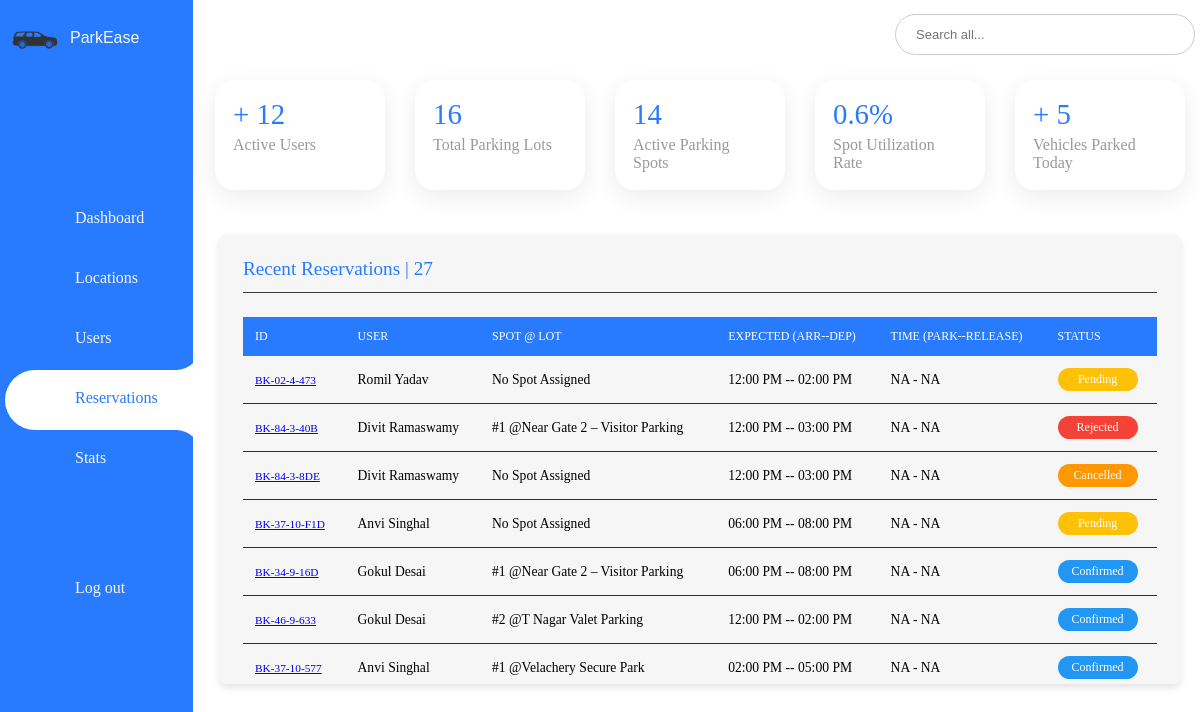
The page /admin/activity_log on the database as committed earlier.
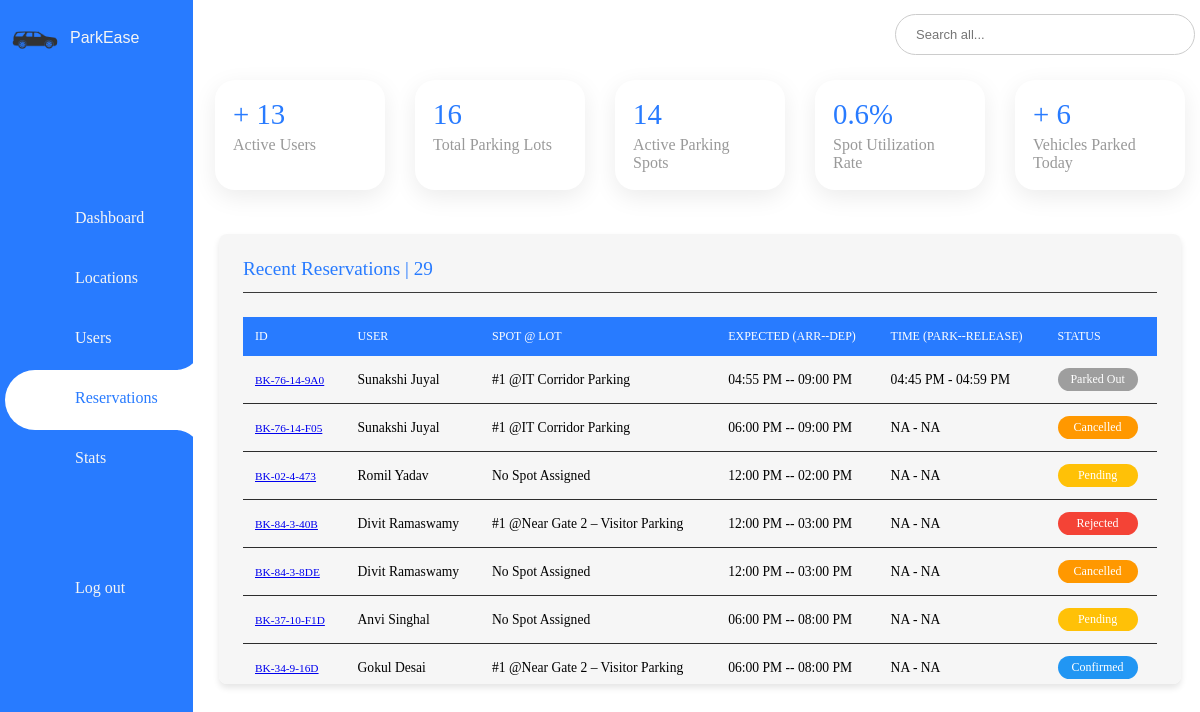
The same page on the database as committed later.
### model.py (models this page shows, shortened)
class Reservation(db.Model):
    id = db.Column(db.Integer, primary_key=True)
    booking_id = db.Column(db.String(50), unique=True, nullable=False)
    booking_timestamp = db.Column(db.DateTime, default=datetime.utcnow)
    lot_id = db.Column(db.Integer, db.ForeignKey('parking_lot.id'), nullable=False)
    spot_id = db.Column(db.Integer, db.ForeignKey('parking_spot.id'))
    user_id = db.Column(db.Integer, db.ForeignKey('user.id'))
    vehicle_id = db.Column(db.Integer, db.ForeignKey('vehicle.id'))
    expected_arrival = db.Column(db.DateTime, nullable=False)
    expected_departure = db.Column(db.DateTime, nullable=False)
    parking_timestamp = db.Column(db.DateTime)
    leaving_timestamp = db.Column(db.DateTime)
    parking_cost = db.Column(db.Float)
    status = db.Column(db.String(20), default='Pending')
    cancellation_reason = db.Column(db.String(200))
    lot = db.relationship('ParkingLot')
    spot = db.relationship('ParkingSpot', backref=db.backref('reservations', lazy='dynamic'))
    user = db.relationship('User', overlaps="reservations,user_ref")
    vehicle = db.relationship('Vehicle')

class User(db.Model, UserMixin):
    id = db.Column(db.Integer, primary_key=True)
    username = db.Column(db.String(80), unique=True)
    email = db.Column(db.String(120), unique=True, nullable=False)
    password = db.Column(db.String(200), nullable=False)
    firstname = db.Column(db.String(100))
    lastname = db.Column(db.String(100))
    gender = db.Column(db.String(10))
    phone = db.Column(db.String(15))
    address = db.Column(db.String(200))
    pin = db.Column(db.String(10))
    registration_date = db.Column(db.DateTime, default=datetime.now)
    is_active = db.Column(db.Boolean, default=True)
    reservations = db.relationship('Reservation', backref='user_ref', lazy=True)
    vehicles = db.relationship('Vehicle', backref='owner', cascade='all, delete-orphan')

class ParkingSpot(db.Model):
    id = db.Column(db.Integer, primary_key=True)
    lot_id = db.Column(db.Integer, db.ForeignKey('parking_lot.id'))
    spot_number = db.Column(db.Integer, nullable=False)
    status = db.Column(db.String(1), default='A')  # A = Available, O = Occupied

class ParkingLot(db.Model):
    id = db.Column(db.Integer, primary_key=True)
    prime_location_name = db.Column(db.String(100))
    price_per_hour = db.Column(db.Float)
    max_parking_spots = db.Column(db.Integer, nullable=False)
    available_spots = db.Column(db.Integer, nullable=False)
    available_from = db.Column(db.Time)
    available_to = db.Column(db.Time)
    is_active = db.Column(db.Boolean, default=True)
    image_url = db.Column(db.String)
    admin_notes = db.Column(db.Text)
    location_id = db.Column(db.Integer, db.ForeignKey('location.id'), nullable=False)
    spots = db.relationship('ParkingSpot', backref='lot', cascade='all, delete-orphan', lazy=True)

### routes/admin_routes.py (the view)
@admin_bp.route('/activity_log', methods=['GET', 'POST'])
def activity_log():
    users = User.query.all()
    today = datetime.today().date()
    lots = ParkingLot.query.all()
    reservations = Reservation.query.order_by(Reservation.booking_timestamp.desc()).all()
    vehicles_parked_today = Reservation.query.filter(Reservation.parking_timestamp >= datetime.combine(today, datetime.min.time())).count()
    parking_lots = []
    total_occupied_spots = 0
    total_spots = 0
    for lot in lots:
        occupied_count = ParkingSpot.query.filter_by(lot_id=lot.id, status='O').count()
        total = lot.available_spots or 1
        total_occupied_spots += occupied_count
        total_spots += total
        utilization = (occupied_count / total) * 100
        parking_lots.append({
            'id': lot.id,
            'prime_location_name': lot.prime_location_name,
            'available_spots': lot.available_spots,
            'occupied_spots': occupied_count,
            'utilization_rate': round(utilization, 1)
        })
    overall_utilization = round((total_occupied_spots / total_spots) * 100, 1) if total_spots else 0
    active_users = User.query.filter_by(is_active=True).count()
    total_parking_lots = ParkingLot.query.count()
    active_parkings = ParkingLot.query.filter_by(is_active=True).count()
    return render_template('admin/activity_log.html',
                           active_users=active_users,
                           parking_lots=parking_lots,
                           active_parkings=active_parkings,
                           total_parking_lots=total_parking_lots,
                           utilization_rate=overall_utilization,
                           vehicles_parked_today=vehicles_parked_today,
                           reservations=reservations)

### templates/admin/activity_log.html (shortened to what this page needs)
{% extends 'admin/adash_base.html' %}
{% block body %}
{% block content %}
<div class="dashboard-container">
    <div class="panel panel-left">
        <h3 class="panel-header">Recent Reservations | {{ reservations|length}} </h3>
        <table class="reservations-table">
            <thead>
                <tr>
                    <th>ID</th>
                    <th>User</th>
                    <th>Spot @ Lot</th>
                    <th>Expected (Arr--Dep)</th>
                    <th>Time (Park--Release)</th>
                    <th>Status</th>
                </tr>
            </thead>
            <tbody>
                {% for booking in reservations %}
                <tr>
                    <td>
                        <small>
                            <a href="{{ url_for('admin.booking_details', booking_id=booking.booking_id) }}"
                                class="bid-link">
                                {{ booking.booking_id }}
                            </a>
                        </small>
                    </td>
                    <td>{{ booking.user.firstname }} {{ booking.user.lastname }}</td>
                    <td>
                        {% if booking.spot %}
                        #{{ booking.spot.spot_number }} @{{ booking.spot.lot.prime_location_name }}
                        {% else %}
                        No Spot Assigned
                        {% endif %}
                    </td>
                    <td>{{ booking.expected_arrival.strftime('%I:%M %p') }} -- {{
                        booking.expected_departure.strftime('%I:%M %p') }}</td>
                    <td>
                        {% if booking.parking_timestamp and booking.leaving_timestamp %}
                        {{ booking.parking_timestamp.strftime('%I:%M %p') }} - {{
                        booking.leaving_timestamp.strftime('%I:%M %p') }}
                        {% elif booking.parking_timestamp %}
                        {{ booking.parking_timestamp.strftime('%I:%M %p') }} -- N/A
                        {% else %}
                        NA - NA
                        {% endif %}
                    </td>
                    <td>
                        <span class="status-badge status-{{ booking.status.lower().replace(' ', '_') }}">
                            {{ booking.status }}
                        </span>
                    </td>
                </tr>
                {% endfor %}
            </tbody>
        </table>
    </div>
</div>
{% endblock %}
{% endblock %}

Rows that differ between the two databases and show on the page:
no longer on this page (row unchanged): Reservation: booking_id "BK-46-9-633", user.firstname "Gokul", user.lastname "Desai", spot.spot_number "2", spot.lot.prime_location_name "T Nagar Valet Parking", expected_arrival "12:00 PM", expected_departure "02:00 PM", shows "NA - NA", status "Confirmed"
no longer on this page (row unchanged): Reservation: booking_id "BK-37-10-577", user.firstname "Anvi", user.lastname "Singhal", spot.spot_number "1", spot.lot.prime_location_name "Velachery Secure Park", expected_arrival "02:00 PM", expected_departure "05:00 PM", shows "NA - NA", status "Confirmed"
added Reservation: booking_id "BK-76-14-9A0", user.firstname "Sunakshi", user.lastname "Juyal", spot.spot_number "1", spot.lot.prime_location_name "IT Corridor Parking", expected_arrival "04:55 PM", expected_departure "09:00 PM", parking_timestamp "04:45 PM", leaving_timestamp "04:59 PM", status "Parked Out"
added Reservation: booking_id "BK-76-14-F05", user.firstname "Sunakshi", user.lastname "Juyal", spot.spot_number "1", spot.lot.prime_location_name "IT Corridor Parking", expected_arrival "06:00 PM", expected_departure "09:00 PM", shows "NA - NA", status "Cancelled"
Other text that changed with them:
{{ active_users }}: "12" → "13"
{{ vehicles_parked_today }}: "5" → "6"
{{ reservations|length }}: "27" → "29"
